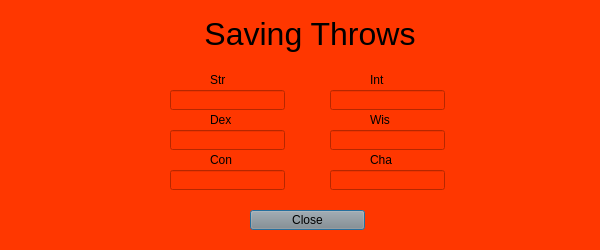
<?xml version="1.0" encoding="UTF-8"?>
<ui version="4.0">
 <class>Info_Monster_Saving_Throws</class>
 <widget class="QDialog" name="Info_Monster_Saving_Throws">
  <property name="geometry">
   <rect>
    <x>0</x>
    <y>0</y>
    <width>600</width>
    <height>250</height>
   </rect>
  </property>
  <property name="windowTitle">
   <string>Info Monster Saving Throws</string>
  </property>
  <property name="styleSheet">
   <string notr="true">background-color: rgba(255, 55, 0, 255);</string>
  </property>
  <widget class="QLabel" name="label_3">
   <property name="geometry">
    <rect>
     <x>210</x>
     <y>150</y>
     <width>40</width>
     <height>20</height>
    </rect>
   </property>
   <property name="text">
    <string>&lt;html&gt;&lt;head/&gt;&lt;body&gt;&lt;p&gt;Con&lt;/p&gt;&lt;/body&gt;&lt;/html&gt;</string>
   </property>
  </widget>
  <widget class="QLabel" name="label_2">
   <property name="geometry">
    <rect>
     <x>210</x>
     <y>70</y>
     <width>40</width>
     <height>20</height>
    </rect>
   </property>
   <property name="text">
    <string>&lt;html&gt;&lt;head/&gt;&lt;body&gt;&lt;p&gt;Str&lt;/p&gt;&lt;/body&gt;&lt;/html&gt;</string>
   </property>
  </widget>
  <widget class="QLabel" name="label_5">
   <property name="geometry">
    <rect>
     <x>370</x>
     <y>70</y>
     <width>40</width>
     <height>20</height>
    </rect>
   </property>
   <property name="text">
    <string>&lt;html&gt;&lt;head/&gt;&lt;body&gt;&lt;p&gt;Int&lt;/p&gt;&lt;/body&gt;&lt;/html&gt;</string>
   </property>
  </widget>
  <widget class="QLineEdit" name="Saving_Throws_Wis">
   <property name="geometry">
    <rect>
     <x>330</x>
     <y>130</y>
     <width>115</width>
     <height>20</height>
    </rect>
   </property>
  </widget>
  <widget class="QLabel" name="label">
   <property name="geometry">
    <rect>
     <x>210</x>
     <y>110</y>
     <width>40</width>
     <height>20</height>
    </rect>
   </property>
   <property name="text">
    <string>&lt;html&gt;&lt;head/&gt;&lt;body&gt;&lt;p&gt;Dex&lt;/p&gt;&lt;/body&gt;&lt;/html&gt;</string>
   </property>
  </widget>
  <widget class="QLabel" name="label_6">
   <property name="geometry">
    <rect>
     <x>370</x>
     <y>110</y>
     <width>40</width>
     <height>20</height>
    </rect>
   </property>
   <property name="text">
    <string>&lt;html&gt;&lt;head/&gt;&lt;body&gt;&lt;p&gt;Wis&lt;/p&gt;&lt;/body&gt;&lt;/html&gt;</string>
   </property>
  </widget>
  <widget class="QLabel" name="Main_Menu_Label">
   <property name="geometry">
    <rect>
     <x>110</x>
     <y>10</y>
     <width>400</width>
     <height>50</height>
    </rect>
   </property>
   <property name="text">
    <string>&lt;html&gt;&lt;head/&gt;&lt;body&gt;&lt;p align=&quot;center&quot;&gt;&lt;span style=&quot; font-size:24pt;&quot;&gt;Saving Throws&lt;/span&gt;&lt;/p&gt;&lt;/body&gt;&lt;/html&gt;</string>
   </property>
  </widget>
  <widget class="QPushButton" name="Saving_Throws_Save_Saving_Throws_Button">
   <property name="geometry">
    <rect>
     <x>250</x>
     <y>210</y>
     <width>115</width>
     <height>20</height>
    </rect>
   </property>
   <property name="styleSheet">
    <string notr="true">background-color: rgb(140, 140, 140);</string>
   </property>
   <property name="text">
    <string>Close</string>
   </property>
  </widget>
  <widget class="QLineEdit" name="Saving_Throws_Dex">
   <property name="geometry">
    <rect>
     <x>170</x>
     <y>130</y>
     <width>115</width>
     <height>20</height>
    </rect>
   </property>
  </widget>
  <widget class="QLineEdit" name="Saving_Throws_Int">
   <property name="geometry">
    <rect>
     <x>330</x>
     <y>90</y>
     <width>115</width>
     <height>20</height>
    </rect>
   </property>
  </widget>
  <widget class="QLineEdit" name="Saving_Throws_Con">
   <property name="geometry">
    <rect>
     <x>170</x>
     <y>170</y>
     <width>115</width>
     <height>20</height>
    </rect>
   </property>
  </widget>
  <widget class="QLineEdit" name="Saving_Throws_Cha">
   <property name="geometry">
    <rect>
     <x>330</x>
     <y>170</y>
     <width>115</width>
     <height>20</height>
    </rect>
   </property>
  </widget>
  <widget class="QLabel" name="label_7">
   <property name="geometry">
    <rect>
     <x>370</x>
     <y>150</y>
     <width>40</width>
     <height>20</height>
    </rect>
   </property>
   <property name="text">
    <string>&lt;html&gt;&lt;head/&gt;&lt;body&gt;&lt;p&gt;Cha&lt;/p&gt;&lt;/body&gt;&lt;/html&gt;</string>
   </property>
  </widget>
  <widget class="QLineEdit" name="Saving_Throws_Str">
   <property name="geometry">
    <rect>
     <x>170</x>
     <y>90</y>
     <width>115</width>
     <height>20</height>
    </rect>
   </property>
  </widget>
 </widget>
 <resources/>
 <connections/>
</ui>
